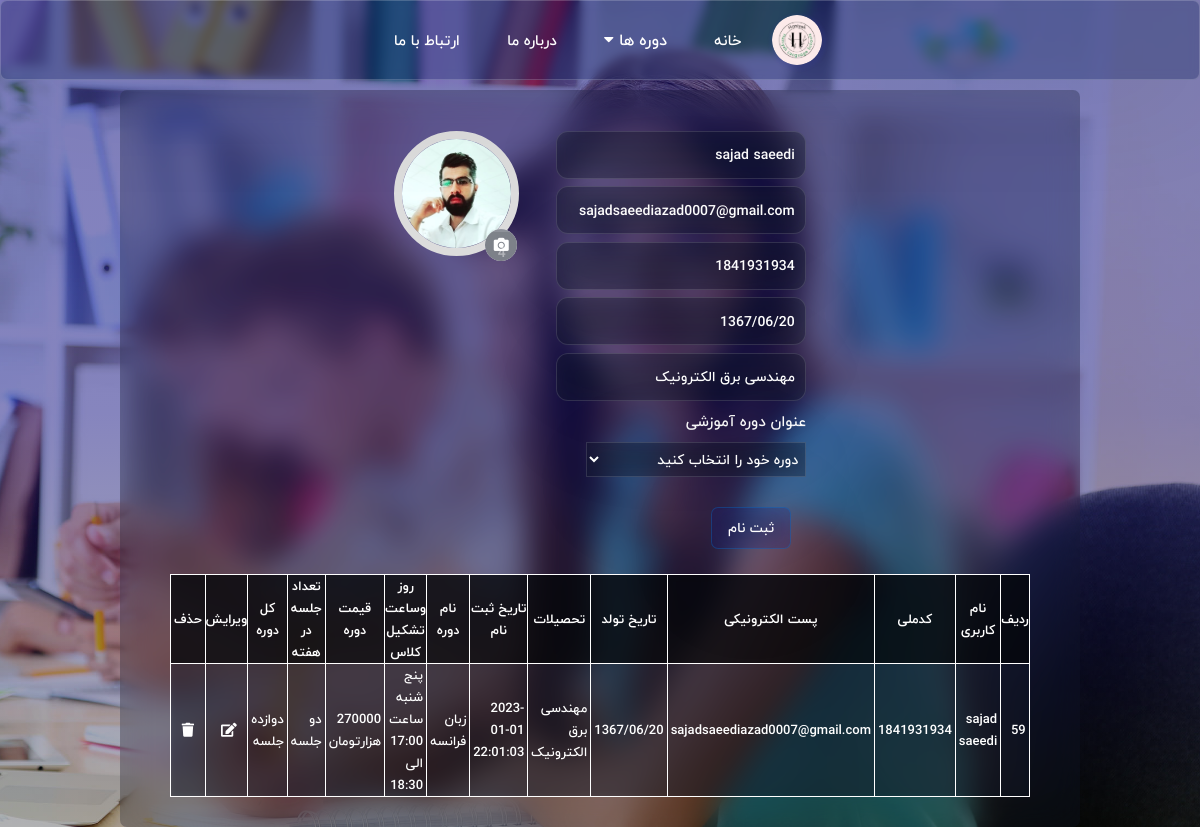
Page /UserPanel.php (signed in) on the earlier database version.
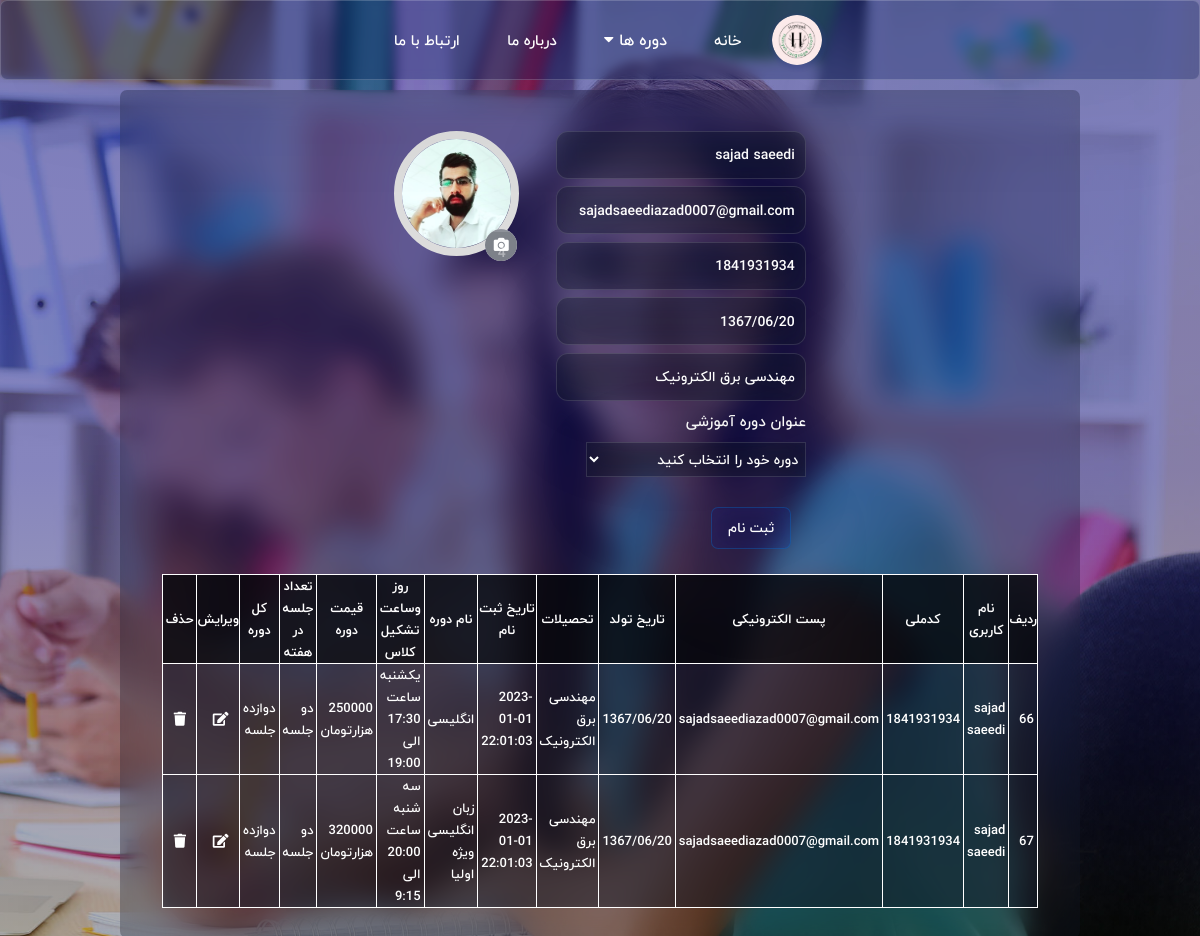
Same page on the later database version.
### tables this page shows
CREATE TABLE `users` (
  `id` int(11) NOT NULL,
  `user_id` int(11) NOT NULL,
  `username` varchar(128) NOT NULL COMMENT 'نام کاربری',
  `email` varchar(255) NOT NULL,
  `pass` varchar(8) NOT NULL COMMENT 'رمزعبور',
  `date` timestamp NOT NULL DEFAULT current_timestamp() ON UPDATE current_timestamp(),
  `date_of_birth` text NOT NULL,
  `education` varchar(255) NOT NULL,
  `national_code` int(10) NOT NULL,
  `image` varchar(50) NOT NULL
);

CREATE TABLE `registration` (
  `id_Reg` int(11) NOT NULL,
  `id` int(11) NOT NULL,
  `id_Crs` int(11) NOT NULL,
  `Remark` text NOT NULL COMMENT 'توضیحات',
  `date` timestamp NOT NULL DEFAULT current_timestamp() ON UPDATE current_timestamp()
);

CREATE TABLE `courses` (
  `id_Crs` int(11) NOT NULL COMMENT ' ',
  `Course_Name` text NOT NULL COMMENT 'نام دوره',
  `Day_of_Hold` text NOT NULL COMMENT 'روز و تشکیل کلاس',
  `Cost` text NOT NULL COMMENT 'هزینه دوره',
  `Count_of_Week` text NOT NULL COMMENT 'تعداد جلسات در هفته',
  `Course_of_Length` text NOT NULL COMMENT 'طول دوره'
);

### functions.php (called while the page is built, shortened)
<?php
function check_login($con){
 if (isset($_SESSION['user_id'])){
    $id=$_SESSION['user_id'];
$query="SELECT * FROM users where user_id='$id' limit 1";
$result=mysqli_query($con,$query);
if($result && mysqli_num_rows($result) > 0){
    $user_data=mysqli_fetch_assoc($result);
    return $user_data;
}
 }
 die;
};
?>

### UserPanel.php (the view, shortened to what this page needs)
<?php
require_once 'functions.php';
require_once 'Server.php';
$user_data = check_login($con);
?>
<!DOCTYPE html>
<html lang="en">
<head>
    <link rel="stylesheet" href="style.css">
    <link rel="stylesheet" href="https://cdnjs.cloudflare.com/ajax/libs/font-awesome/4.7.0/css/font-awesome.min.css">
</head>
<body>
    <?php include 'NavBar.php' ?>
    <section id="userpanel">
        <div class="user_profile">
            <div class="div">
                <form action="UserPanel.php" class="userinfo" method="post">
                    <input type="text" value="<?php echo $user_data['username'] ?>" name="name" placeholder="نام کاربری">
                    <input type="email" value="<?php echo $user_data['email'] ?>" name="email" placeholder="پست الکترونیکی">
                    <input type="text" value="<?php echo $user_data['national_code'] ?>" name="ncode" placeholder="کد ملی ">
                    <input type="text" value="<?php echo $user_data['date_of_birth'] ?>" name="date_of_birth" placeholder="تاریخ تولد">
                    <input type="text" value="<?php echo $user_data['education'] ?>" name="education" placeholder=" تحصیلات">
                    <span>عنوان دوره آموزشی </span>
                    <select name="id_crs" id="course" style="width:220px;color:white;font-size:14px;">
                        <option value="">دوره خود را انتخاب کنید</option>
                    </select>
                    <div class="btns">
                        <button class="btn" name="register"> ثبت نام </button>
                    </div>
                </form>
            </div>
            <div class="image_profile">
                <form action="" id="form" enctype="multipart/form-data" method="post">
                    <div class="upload">
                        <?php
                        $id = $user_data['id'];
                        $image = $user_data['image'];
                        ?>
                        <img src="./assets/images/<?php echo $image; ?>" style=" width: 125px; height: 125px" ;title="<?php echo $image; ?>" alt="عکس موچود نیست">
                        <div class="round">
                            <input type="text" name="id" value="<?php echo $id; ?>">
                            <input type="file" name="image" id="image" accept=".jpg, .jpeg, .png">
                            <i class="fa fa-camera" style="color:#fff"></i>
                        </div>
                    </div>
                </form>
            </div>
        </div>
        <div class="container-bcontent">
<?php
    $id = $user_data['id'];
    $query = "select u.*, c.*,id_Reg from users u inner join registration r on r.id  = u.id inner join courses c on c.id_Crs = r.id_Crs where u.id ='$id'";
    $result = mysqli_query($con, $query) or die(mysqli_error($con));
    $num = mysqli_num_rows($result);
if ($result->num_rows > 0) {
    echo '<table class="table">';
    echo '<thead>
                    <tr>
                        <th>ردیف</th>
                        <th>نام کاربری</th>
                        <th>کدملی</th>
                        <th>پست الکترونیکی</th>
                        <th>تاریخ تولد</th>
                        <th>تحصیلات</th>
                        <th>تاریخ ثبت نام</th>
                        <th>نام دوره</th>
                        <th>روز وساعت تشکیل کلاس</th>
                        <th>قیمت دوره</th>
                        <th>تعداد جلسه در هفته</th>
                        <th>کل دوره</th>
                        <th>ویرایش </th>
                        <th>حذف </th>
                    </tr>
                </thead>';
echo ' <tbody>';
    if ($num > 0) {
        while ($results = mysqli_fetch_assoc($result)) {
            echo "
<tr class='table-dark'>
<td>" . $results['id_Reg'] . "</td>
<td>" . $results['username'] . "</td>
<td>" . $results['national_code'] . "</td>
<td>" . $results['email'] . "</td>
<td>" . $results['date_of_birth'] . "</td>
<td>" . $results['education'] . "</td>
<td>" . $results['date'] . "</td>
<td>" . $results['Course_Name'] . "</td>
<td>" . $results['Day_of_Hold'] . "</td>
<td>" . $results['Cost'] . "</td>
<td>" . $results['Count_of_Week'] . "</td>
<td>" . $results['Course_of_Length'] . "</td>
<td>
<a href='Edit.php?id=" . $results['id_Reg'] . "' class='update' ><i class='fa fa-edit'></i></a>
</td>
<td>
<a href='UserPanel.php?id=" . $results['id_Reg'] . "' class='delete' ><i class='fa fa-trash'></i></a>
</td>
</tr>
";
        }
    }
echo '</tbody>';
    echo '</table>';
}
?>
        </div>
    </section>
</body>
</html>

### NavBar.php (shortened to what this page needs)
<!DOCTYPE html>
<html lang="fa" dir="rtl">
<head>
    <link rel="stylesheet" href="https://cdnjs.cloudflare.com/ajax/libs/font-awesome/4.7.0/css/font-awesome.min.css">
    <link rel="stylesheet" href="style.css">
    <link rel="stylesheet" href="https://cdnjs.cloudflare.com/ajax/libs/font-awesome/5.15.3/css/all.min.css"
 />
</head>
<body>
    <header>
        <nav class="nav_container">
            <div class="logo">
                <img src="./assets/images/logo.jpg" alt="logo" />
            </div>
            <ul class="nav_link">
                <li class="nav_item"><a href="index.php">خانه</a></li>
                <div class="subnav">
                    <button class="subnavbtn">دوره ها <i class="fa fa-caret-down"></i></button>
                </div>
                <li class="nav_item"><a href="About.php">درباره ما </a></li>
                <li class=" nav_item"><a href="Contact.php"> ارتباط با ما</a></li>
            </ul>
        </nav>
    </header>
</body>
</html>

### style.css (style rules this page uses)
* { box-sizing: border-box; font-family:'IranYekan'; font-size: 15px; -webkit-font-smoothing: antialiased; -moz-osx-font-smoothing: grayscale; padding: 0; margin: 0; }
:root { --primaryColor: #6d28d9; --secondaryColor: #ede9fe; --mainWhite: #fff; --mainBlack: #222; --mainGrey: #7c7c7c; --mainSpacing: 0.1rem; --mainTransition: all 0.3s linear; --mainRed: #db2777; --bodyColor: #f6f6f6; }
html, body { box-sizing: border-box; outline-style: none; overflow-x: hidden; background-image: linear-gradient( rgba(0, 0, 125, 0.5), rgba(14, 12, 125, 0.5), rgba(0, 0, 0, 0.3) ), url("assets/images/banner.jpg"); background-size: cover; background-position: center center; background-repeat: no-repeat; background-attachment: fixed; font-family: "IranYekan", sans-serif; }
.nav_container { width: 100%; height: 80px; box-shadow: 0 20px 120px rgba(0, 0, 0, 0.07); background: rgba(2, 22, 77, 0.3); backdrop-filter: blur(5px); -webkit-backdrop-filter: blur(5px); border-radius: 7px; border: 1px solid rgba(255, 255, 255, 0.18); position: fixed; z-index: 1; display: flex; flex-direction: row; justify-content: center; align-items: center; top: 0; }
.nav_container .nav_link { display: flex; justify-content: center; align-items: center; gap: 1rem; list-style-type: none; }
.nav_link .nav_item { padding: 0 1rem; float: right; font-size: 16px; color: white; text-align: center; padding: 14px 16px; text-decoration: none; }
.nav_link .nav_item a { color: var(--mainWhite); text-decoration: none; }
.logo { display: flex; justify-content: center; align-items: center; margin-left: 1rem; }
.logo img { width: 50px; height: 50px; box-shadow: 1px 2px 3px 3px rgba(53, 60, 151, 0.2); border-radius: 50%; }
.subnav { float: right; overflow: hidden; }
.subnav .subnavbtn { font-size: 16px; border: none; outline: none; color: white; padding: 14px 16px; background-color: inherit; font-family: inherit; margin: 0; }
.btns { padding: 1rem; display: flex; gap: 0.7rem; }
.btn { box-shadow: 0 20px 120px rgba(1, 13, 125, 0.125); backdrop-filter: blur(15px) saturate(120%); -webkit-backdrop-filter: blur(16px) saturate(120%); background-color: rgba(12, 21, 198, 0.125); border: 1px solid rgba(1, 130, 225, 0.3); padding: 0.5rem; border-radius: 7px; color: var(--mainWhite); font-size: 14px; margin-top: 0.5rem; width: 80px; cursor: pointer; transition: 1s ease-in-out; }
table { width: 65%; z-index: 1; border-collapse: collapse; color: black; margin: 0 auto; padding: 1rem; border: 1px solid white; backdrop-filter: blur(3px) saturate(70%); -webkit-backdrop-filter: blur(5px) saturate(1%); background-color: rgba(17, 25, 40, 0.3); font-size: 13px; }
table, th, td, tr, thead { border: 1px solid white; font-size: 13px; color: white; }
th { background-color: rgba(0, 0, 0, 0.6); }
td { padding: 0 0.2rem; }
#userpanel { width: 80%; height: 100%; backdrop-filter: blur(15px) saturate(120%); -webkit-backdrop-filter: blur(16px) saturate(120%); background-color: rgba(17, 25, 40, 0.3); border-radius: 7px; margin: 6rem auto 0; padding: 2rem; }
.user_profile { display: flex; justify-content: center; gap: 2.5rem; border-radius: 7px; padding: 0.7rem; }
.user_profile form { width: 100%; height: auto; display: flex; flex-direction: column; justify-content: space-evenly; gap: 0.5rem; }
.user_profile form input { font-size: 14px; padding: 0.7rem; border-radius: 12px; outline-style: none; box-shadow: 0 20px 120px rgba(0, 0, 0, 0.07); backdrop-filter: blur(15px) saturate(120%); -webkit-backdrop-filter: blur(16px) saturate(120%); background-color: rgba(17, 25, 40, 0.3); border: 1px solid rgba(255, 255, 255, 0.125); width: 250px; color: var(--mainWhite); }
.user_profile span { color: white; }
.user_profile #course { box-shadow: 0 20px 120px rgba(0, 0, 0, 0.07); backdrop-filter: blur(10px) saturate(120%); -webkit-backdrop-filter: blur(16px) saturate(120%); background-color: rgba(17, 25, 40, 0.3); border: 1px solid rgba(255, 255, 255, 0.125); width: 200px; color: var(--mainWhite); padding: 0.2rem; }

Differences in the rows shown:
no longer on one of the page's lists (row unchanged): users: registration.id_Reg "59", username "sajad saeedi", national_code "1841931934", email "sajadsaeediazad0007@gmail.com", date_of_birth "1367/06/20", education "مهندسی برق الکترونیک", date "2023-01-01 22:01:03", courses.Course_Name "زبان فرانسه", courses.Day_of_Hold "پنج شنبه ساعت 17:00 الی 18:30", courses.Cost "270000 هزارتومان", courses.Count_of_Week "دو جلسه", courses.Course_of_Length "دوازده جلسه"
added registration: id_Reg "66", id.username "sajad saeedi", id.national_code "1841931934", id.email "sajadsaeediazad0007@gmail.com", id.date_of_birth "1367/06/20", id.education "مهندسی برق الکترونیک", id.date "2023-01-01 22:01:03", id_Crs.Course_Name "انگلیسی", id_Crs.Day_of_Hold "یکشنبه ساعت 17:30 الی 19:00", id_Crs.Cost "250000 هزارتومان", id_Crs.Count_of_Week "دو جلسه", id_Crs.Course_of_Length "دوازده جلسه"
added registration: id_Reg "67", id.username "sajad saeedi", id.national_code "1841931934", id.email "sajadsaeediazad0007@gmail.com", id.date_of_birth "1367/06/20", id.education "مهندسی برق الکترونیک", id.date "2023-01-01 22:01:03", id_Crs.Course_Name "زبان انگلیسی ویژه اولیا", id_Crs.Day_of_Hold "سه شنبه ساعت 20:00 الی 9:15", id_Crs.Cost "320000 هزارتومان", id_Crs.Count_of_Week "دو جلسه", id_Crs.Course_of_Length "دوازده جلسه"
